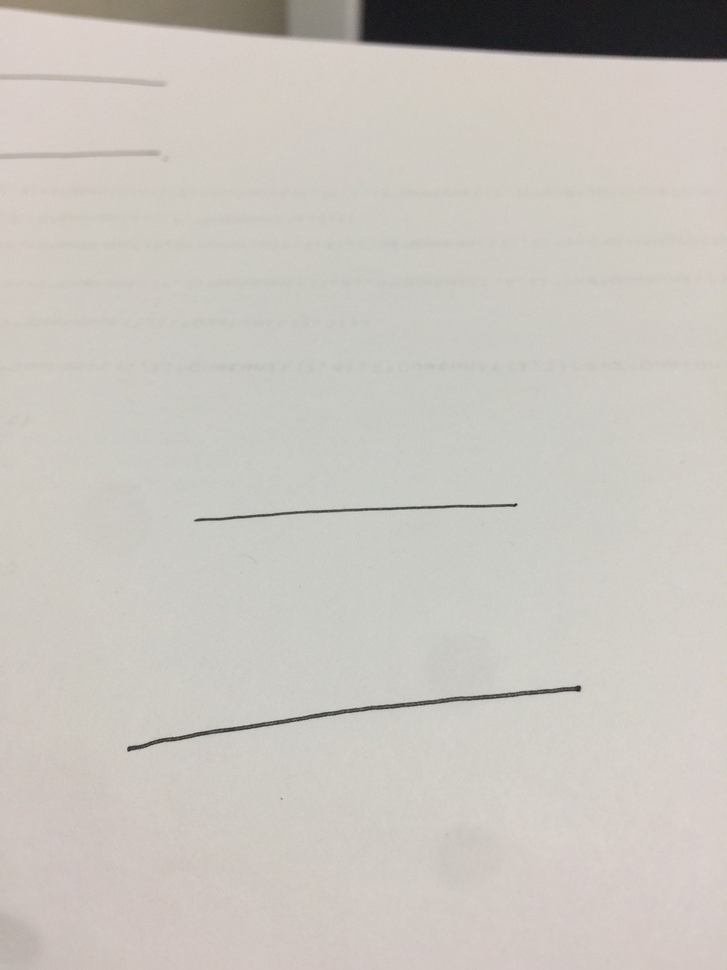
//> input picture 12.jpg, 727 x 970 px, shrunk from 2448 x 3264 before the run
$ ./Source   (built with g++ and OpenCV 4)
//> lines starting //> are read from the running program, lines starting //| are printed output that depends on the picture; after the words box and inside, x2 and y2 are one past the last pixel; in counts of white or black regions, pixels touching at a corner belong together
### ProcessImage.h
//ProcessImage.h
#pragma once
#include <opencv2/highgui/highgui.hpp>

/* 对输入图像进行细化
* src为输入图像,用cvThreshold函数处理过的8位灰度图像格式，元素中只有0与1,1代表有元素，0代表为空白
* dst为对src细化后的输出图像,格式与src格式相同，调用前需要分配空间，元素中只有0与1,1代表有元素，0代表为空白
* maxIterations限制迭代次数，如果不进行限制，默认为-1，代表不限制迭代次数，直到获得最终结果
*/
void thinImage(IplImage* src, IplImage* dst, int maxIterations = -1);

### ProcessImage.cpp
//ProcessImage.cpp
#include "ProcessImage.h"
#include <utility>
#include <vector>
void thinImage(IplImage* src, IplImage* dst, int maxIterations)
{
	using namespace cv;
	CvSize size = cvGetSize(src);
	cvCopy(src, dst);//将src中的内容拷贝到dst中
	int count = 0;  //记录迭代次数
	while (true)
	{
		count++;
		if (maxIterations != -1 && count > maxIterations) //限制次数并且迭代次数到达
			break;
		//std::cout << count << ' ';输出迭代次数
		std::vector<std::pair<int, int> > mFlag; //用于标记需要删除的点
												 //对点标记
		for (int i = 0; i<size.height; ++i)
		{
			for (int j = 0; j<size.width; ++j)
			{
				//如果满足四个条件，进行标记
				//  p9 p2 p3
				//  p8 p1 p4
				//  p7 p6 p5
				int p1 = CV_IMAGE_ELEM(dst, uchar, i, j);
				int p2 = (i == 0) ? 0 : CV_IMAGE_ELEM(dst, uchar, i - 1, j);
				int p3 = (i == 0 || j == size.width - 1) ? 0 : CV_IMAGE_ELEM(dst, uchar, i - 1, j + 1);
				int p4 = (j == size.width - 1) ? 0 : CV_IMAGE_ELEM(dst, uchar, i, j + 1);
				int p5 = (i == size.height - 1 || j == size.width - 1) ? 0 : CV_IMAGE_ELEM(dst, uchar, i + 1, j + 1);
				int p6 = (i == size.height - 1) ? 0 : CV_IMAGE_ELEM(dst, uchar, i + 1, j);
				int p7 = (i == size.height - 1 || j == 0) ? 0 : CV_IMAGE_ELEM(dst, uchar, i + 1, j - 1);
				int p8 = (j == 0) ? 0 : CV_IMAGE_ELEM(dst, uchar, i, j - 1);
				int p9 = (i == 0 || j == 0) ? 0 : CV_IMAGE_ELEM(dst, uchar, i - 1, j - 1);

				if ((p2 + p3 + p4 + p5 + p6 + p7 + p8 + p9) >= 2 && (p2 + p3 + p4 + p5 + p6 + p7 + p8 + p9) <= 6)
				{
					int ap = 0;
					if (p2 == 0 && p3 == 1) ++ap;
					if (p3 == 0 && p4 == 1) ++ap;
					if (p4 == 0 && p5 == 1) ++ap;
					if (p5 == 0 && p6 == 1) ++ap;
					if (p6 == 0 && p7 == 1) ++ap;
					if (p7 == 0 && p8 == 1) ++ap;
					if (p8 == 0 && p9 == 1) ++ap;
					if (p9 == 0 && p2 == 1) ++ap;

					if (ap == 1)
					{
						if (p2*p4*p6 == 0)
						{
							if (p4*p6*p8 == 0)
							{
								//标记
								mFlag.push_back(std::make_pair(i, j));
							}
						}
					}
				}
			}
		}

		//将标记的点删除
		for (std::vector<std::pair<int, int> >::iterator i = mFlag.begin(); i != mFlag.end(); ++i)
		{
			CV_IMAGE_ELEM(dst, uchar, i->first, i->second) = 0;
		}

		//直到没有点满足，算法结束
		if (mFlag.size() == 0)
		{
			break;
		}
		else
		{
			mFlag.clear();//将mFlag清空
		}

		//对点标记
		for (int i = 0; i<size.height; ++i)
		{
			for (int j = 0; j<size.width; ++j)
			{
				//如果满足四个条件，进行标记
				//  p9 p2 p3
				//  p8 p1 p4
				//  p7 p6 p5
				int p1 = CV_IMAGE_ELEM(dst, uchar, i, j);
				if (p1 != 1) continue;
				int p2 = (i == 0) ? 0 : CV_IMAGE_ELEM(dst, uchar, i - 1, j);
				int p3 = (i == 0 || j == size.width - 1) ? 0 : CV_IMAGE_ELEM(dst, uchar, i - 1, j + 1);
				int p4 = (j == size.width - 1) ? 0 : CV_IMAGE_ELEM(dst, uchar, i, j + 1);
				int p5 = (i == size.height - 1 || j == size.width - 1) ? 0 : CV_IMAGE_ELEM(dst, uchar, i + 1, j + 1);
				int p6 = (i == size.height - 1) ? 0 : CV_IMAGE_ELEM(dst, uchar, i + 1, j);
				int p7 = (i == size.height - 1 || j == 0) ? 0 : CV_IMAGE_ELEM(dst, uchar, i + 1, j - 1);
				int p8 = (j == 0) ? 0 : CV_IMAGE_ELEM(dst, uchar, i, j - 1);
				int p9 = (i == 0 || j == 0) ? 0 : CV_IMAGE_ELEM(dst, uchar, i - 1, j - 1);

				if ((p2 + p3 + p4 + p5 + p6 + p7 + p8 + p9) >= 2 && (p2 + p3 + p4 + p5 + p6 + p7 + p8 + p9) <= 6)
				{
					int ap = 0;
					if (p2 == 0 && p3 == 1) ++ap;
					if (p3 == 0 && p4 == 1) ++ap;
					if (p4 == 0 && p5 == 1) ++ap;
					if (p5 == 0 && p6 == 1) ++ap;
					if (p6 == 0 && p7 == 1) ++ap;
					if (p7 == 0 && p8 == 1) ++ap;
					if (p8 == 0 && p9 == 1) ++ap;
					if (p9 == 0 && p2 == 1) ++ap;

					if (ap == 1)
					{
						if (p2*p4*p8 == 0)
						{
							if (p2*p6*p8 == 0)
							{
								//标记
								mFlag.push_back(std::make_pair(i, j));
							}
						}
					}
				}
			}
		}
		//删除
		for (std::vector<std::pair<int, int> >::iterator i = mFlag.begin(); i != mFlag.end(); ++i)
		{
			CV_IMAGE_ELEM(dst, uchar, i->first, i->second) = 0;
		}

		//直到没有点满足，算法结束
		if (mFlag.size() == 0)
		{
			break;
		}
		else
		{
			mFlag.clear();//将mFlag清空
		}
	}
}

### Source.cpp
//Source.cpp
#include "ProcessImage.h"
#include <iostream>
#include <opencv2/opencv.hpp>
#define _TEST
using namespace cv;
using namespace std;
int main()
{
	IplImage *pSrc = cvLoadImage("12.jpg", CV_LOAD_IMAGE_GRAYSCALE);
	if (!pSrc)
	{
		std::cout << "read file failed!";
		return -1;
	}

	//显示原图
	namedWindow("原图", CV_WINDOW_NORMAL);
	cvShowImage("原图", pSrc);

	IplImage *pTemp = cvCreateImage(cvGetSize(pSrc), pSrc->depth, pSrc->nChannels);
	IplImage *pDst = cvCreateImage(cvGetSize(pSrc), pSrc->depth, pSrc->nChannels);

	//将原图像转换为二值图像
	cvThreshold(pSrc, pTemp, 128, 1, CV_THRESH_BINARY_INV);
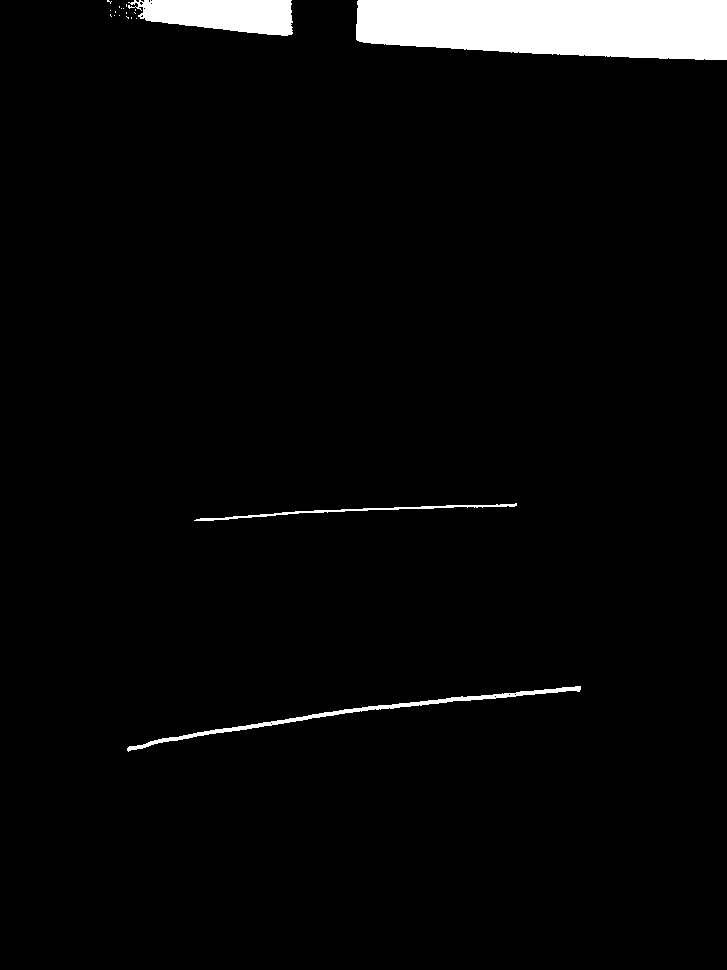
//> pTemp: 970 rows x 727 cols, CV_8UC1; values 0 (black) and 1 (white), 3.8% white; 20 white regions (16 under 20 px), largest, box (x1, y1, x2, y2) and area: (356, 0, 727, 60) 19592, (128, 0, 293, 36) 4373, (127, 686, 581, 752) 1875, (194, 503, 517, 521) 758
	//细化
	thinImage(pTemp, pDst);
//> after the loop in thinImage, `while (true)`:
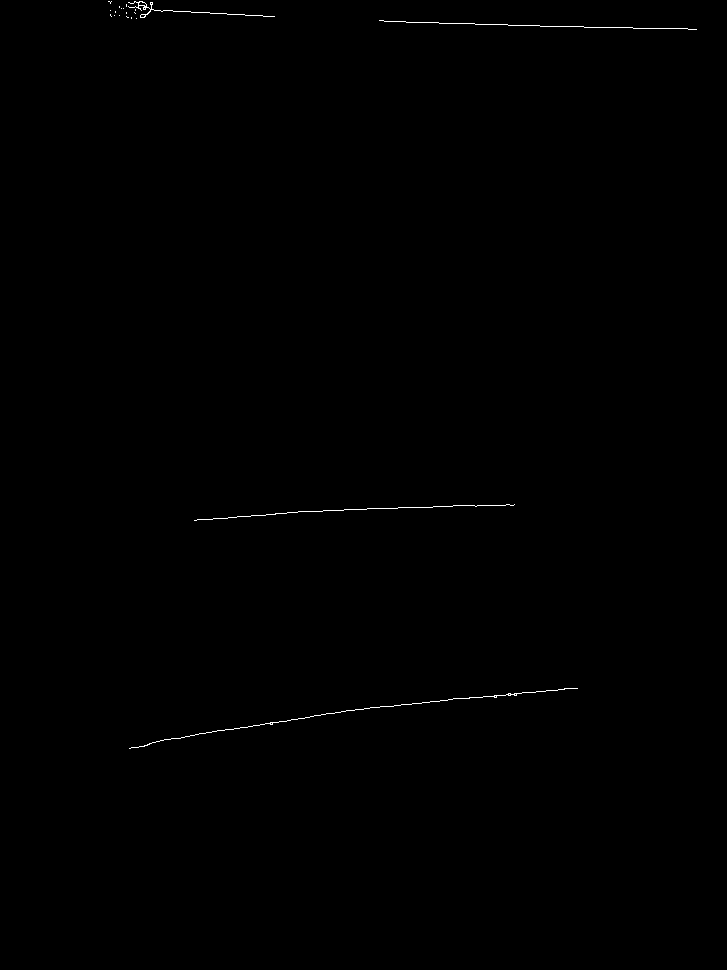
//> dst: 970 rows x 727 cols, CV_8UC1; values 0 (black) and 1 (white), 0.19% white in thin lines or dots, all inside (x1, y1, x2, y2) = (108, 1, 697, 749)
//> after the loop in thinImage, `while (true)`: count = 30

#ifdef _TEST
	//显示细化后的图像
	IplImage *pThinImage = cvCreateImage(cvGetSize(pSrc), pSrc->depth, pSrc->nChannels);
	cvCopy(pDst, pThinImage);
	cvThreshold(pThinImage, pThinImage, 0.5, 255, CV_THRESH_BINARY);
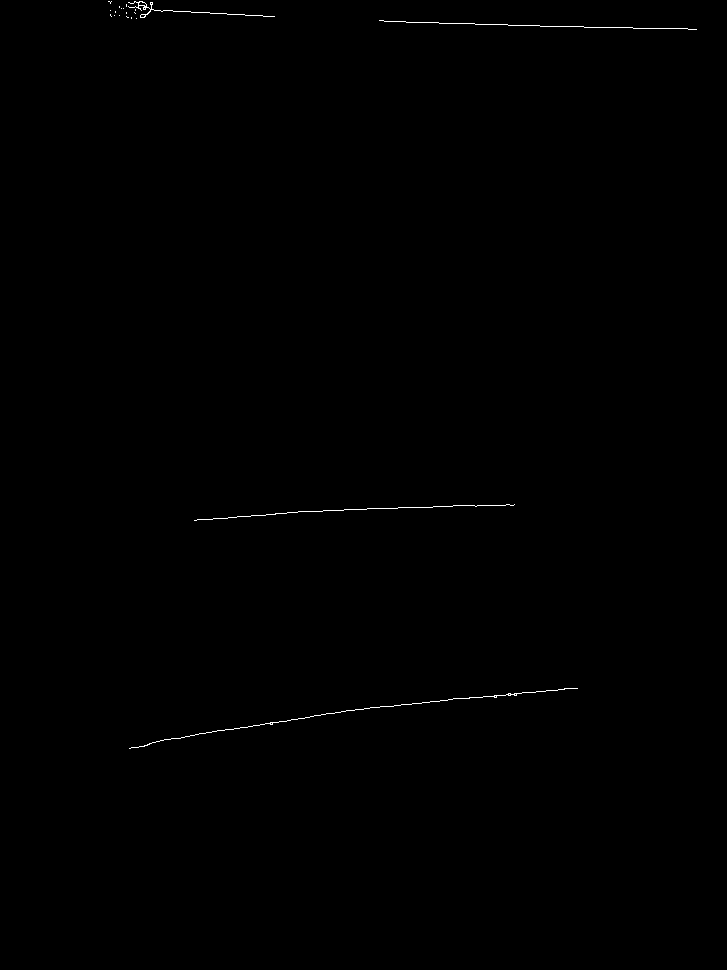
//> pThinImage: 970 rows x 727 cols, CV_8UC1; 0.19% white in thin lines or dots, all inside (x1, y1, x2, y2) = (108, 1, 697, 749)
	namedWindow("1 图像细化的结果", CV_WINDOW_AUTOSIZE);
	cvShowImage("1 图像细化的结果", pThinImage);
	cvReleaseImage(&pThinImage);
#endif

	//求轮廓
	CvMemStorage* storage = cvCreateMemStorage(0);
	CvSeq* contours = 0;
	cvFindContours(pDst, storage, &contours, sizeof(CvContour), CV_RETR_LIST, CV_CHAIN_APPROX_NONE, cvPoint(0, 0));
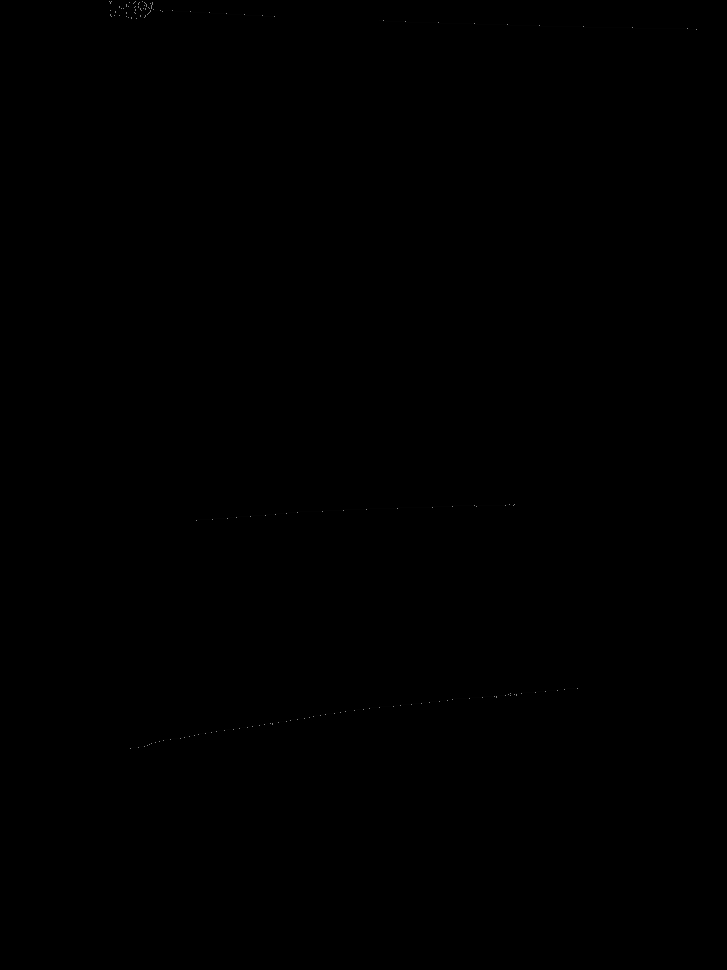
//> pDst: 970 rows x 727 cols, CV_8UC1; 0.19% of pixels changed, all inside (x1, y1, x2, y2) = (108, 1, 697, 749)
//> contours = 28 contours, 25 with area under 20; largest, box (x1, y1, x2, y2) and area: (128, 1, 275, 18) 64, (129, 688, 578, 749) 28, (138, 1, 147, 7) 24

#ifdef _TEST
	//将轮廓画出来
	IplImage *pDrawing1 = cvCreateImage(cvGetSize(pSrc), 8, 3);
	cvZero(pDrawing1);
	cvDrawContours(pDrawing1, contours, Scalar(255, 0, 0), Scalar(0, 0, 255), 1, 2, 8, cvPoint(0, 0));
	namedWindow("2 求轮廓", CV_WINDOW_AUTOSIZE);
	cvShowImage("2 求轮廓", pDrawing1);
	cvReleaseImage(&pDrawing1);
#endif


	//轮廓已经寻找到，均在contours中存放,我们需要对轮廓进行拟合
	//FitLine函数的用法：
	// 二维空间点拟合时 是 float[4]
	// 三位空间点拟合时 是 float[6]
	float *line1 = new float[4];
	float *line2 = new float[4];
	// 第一个参数： 存储点序列
	// 第二个参数： 拟合算法，其中 CV_DIST_L2 就是平常的最小二乘法
	// 第三，第四，第五参数推荐值是 0,   0.01,  0.01,
	// 第六参数： line中存储返回值
	// 二维空间时： line[0--3] 分别为 (vx, vy, x0, y0)
	//      其中 vx， vy 是正规化之后的斜率向量。 x0,y0 是直线经过的点。
	// 三维空间时： line[0--5]  分别是 (vx, vy, vz, x0, y0, z0) 。意义同上
	cvFitLine(contours, CV_DIST_L2, 0, 0.01, 0.01, line1);
	cvFitLine(contours->h_next, CV_DIST_L2, 0, 0.01, 0.01, line2);
//> contours->h_next = 27 contours, 24 with area under 20; largest, box (x1, y1, x2, y2) and area: (128, 1, 275, 18) 64, (129, 688, 578, 749) 28, (138, 1, 147, 7) 24

	//输出四个点
	std::cout << "第一条线： " << line1[0] << " " << line1[1] << " " << line1[2] << " " << line1[3] << std::endl;
	std::cout << "第二条线： " << line2[0] << " " << line2[1] << " " << line2[2] << " " << line2[3] << std::endl;

#ifdef _TEST
	//根据直线方程公式，我们从直线上取点，并画出来
	IplImage *pDrawing2 = cvCreateImage(cvGetSize(pSrc), 8, 3);
	cvZero(pDrawing2);
	cvLine(pDrawing2, cvPoint(0, (int)(line1[3] - line1[1] / line1[0] * line1[2])),
		cvPoint(pDrawing2->width - 1, (int)((pDrawing2->width - 1 - line1[2])*line1[1] / line1[0] + line1[3])),
		cvScalar(255, 0, 0));
	cvLine(pDrawing2, cvPoint(0, (int)(line2[3] - line2[1] / line2[0] * line2[2])),
		cvPoint(pDrawing2->width - 1, (int)((pDrawing2->width - 1 - line2[2])*line2[1] / line2[0] + line2[3])),
		cvScalar(0, 0, 255));
	namedWindow("3 直线拟合", CV_WINDOW_AUTOSIZE);
	cvShowImage("3 直线拟合", pDrawing2);
	cvReleaseImage(&pDrawing2);
#endif

	//我们根据距离方程，求出两条直线的距离
	double distance = abs(line1[0] * (line2[3] - line1[3]) - line1[1] * (line2[2] - line1[2])); //注意,vx,vy已经正规化了
	std::cout << "两条直线之间的距离为: " << distance << std::endl;
	delete[] line1;
	delete[] line2;

	cvReleaseMemStorage(&storage);
	cvReleaseImage(&pSrc);
	cvReleaseImage(&pTemp);
	cvReleaseImage(&pDst);

	waitKey(0);
	return 0;
}

$ run again, with 01.jpg copied over 12.jpg
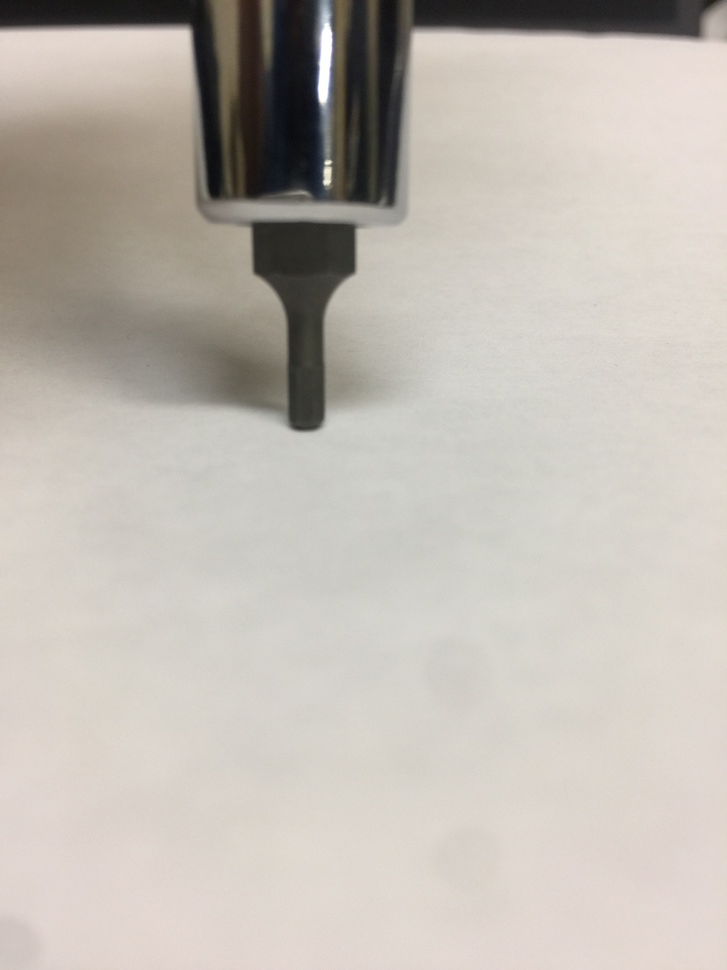
//> input picture 01.jpg, 727 x 970 px, shrunk from 2448 x 3264 before the run
//> pTemp: 970 rows x 727 cols, CV_8UC1; values 0 (black) and 1 (white), 10.9% white; 55 white regions (52 under 20 px), largest, box (x1, y1, x2, y2) and area: (0, 0, 727, 432) 76024, (0, 165, 20, 207) 477, (91, 321, 101, 328) 40
//> after the loop in thinImage, `while (true)`:
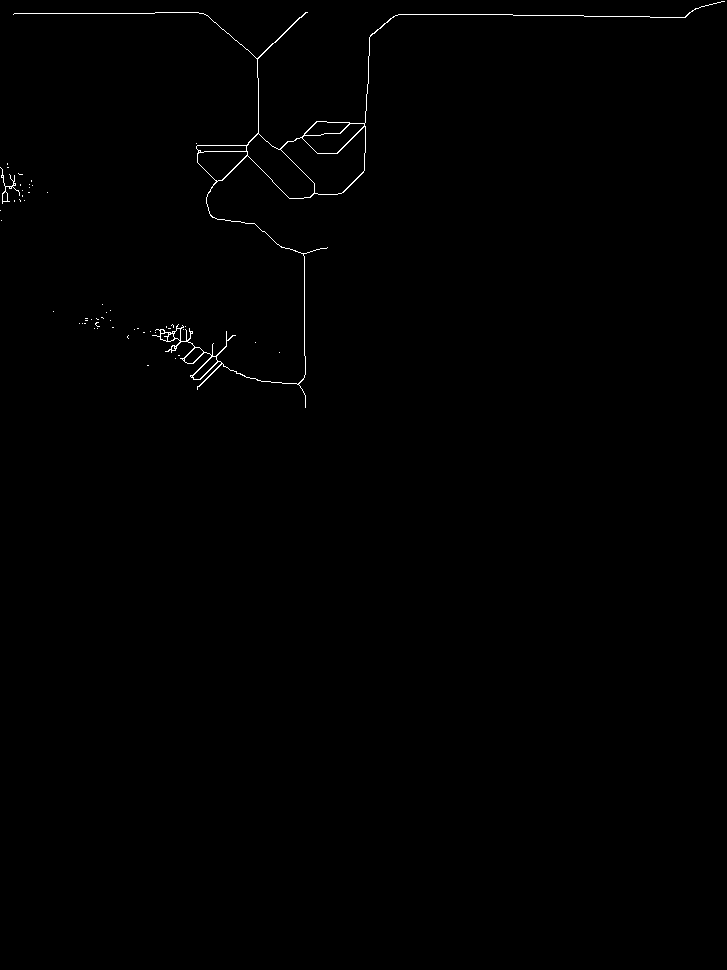
//> dst: 970 rows x 727 cols, CV_8UC1; values 0 (black) and 1 (white), 0.39% white in thin lines or dots, all inside (x1, y1, x2, y2) = (0, 1, 725, 408)
//> after the loop in thinImage, `while (true)`: count = 59
//> pDst: 970 rows x 727 cols, CV_8UC1; 0.39% of pixels changed, all inside (x1, y1, x2, y2) = (0, 1, 725, 408)
//> contours = 76 contours, 62 with area under 20; largest, box (x1, y1, x2, y2) and area: (13, 1, 725, 408) 8485, (280, 126, 366, 195) 2954, (246, 133, 315, 199) 2036, (197, 151, 248, 182) 942, (302, 123, 365, 154) 883
//> `cvDrawContours(pDrawing1, contours, Scalar(255, 0, 0), Scalar(0, 0, 25..`:
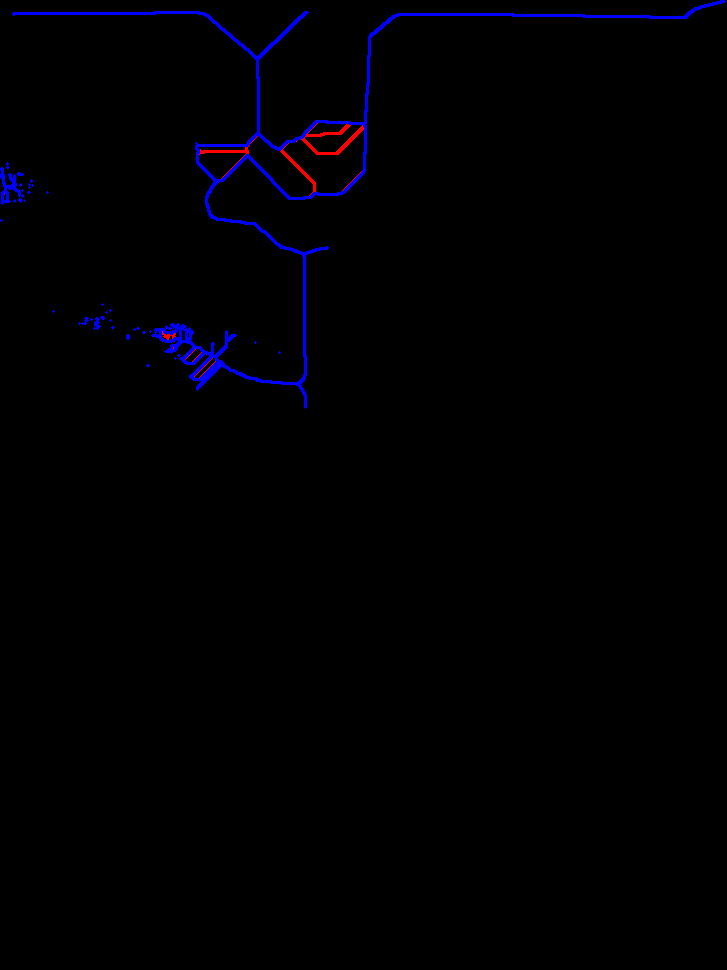
//> pDrawing1: 970 rows x 727 cols, CV_8UC3; mean B, G, R 2.8, 0, 0.4
//> `cvFitLine(contours->h_next, CV_DIST_L2, 0, 0.01, 0.01, line2);`: contours->h_next = 75 contours, 61 with area under 20; largest, box (x1, y1, x2, y2) and area: (13, 1, 725, 408) 8485, (280, 126, 366, 195) 2954, (246, 133, 315, 199) 2036, (197, 151, 248, 182) 942, (302, 123, 365, 154) 883
